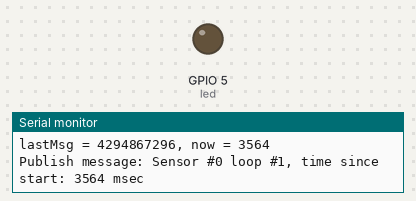
A sketch run on a simulated ESP8266 (NodeMCU). Parts: output pins drawn as LEDs (lit = HIGH), the last lines printed to the serial monitor. WiFi joins after 1.5 s; servers stay silent unless stated; no MQTT or app messages arrive unless stated.

Above: at 3.6 s.
At 63.6 s:
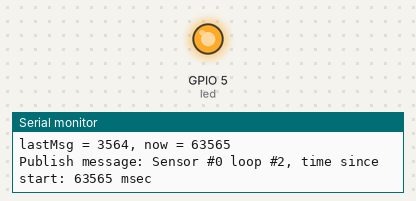
Timing chart, 0 to 125.1 s (numbered marks = the images above):
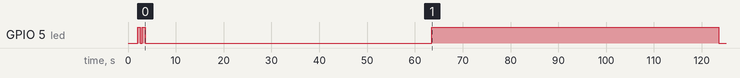

Measured:
- by itself, GPIO 5 (led): goes LOW 0.50 s, HIGH 0.55 s, LOW 60.0 s, HIGH 60.0 s, then LOW

The sketch:

esp8266mqtt.ino
```cpp
/*
 *  esp8266mqtt - sends messages to an MQTT server
 *                Based on the original pubsubclient example.
 *  IMPORTANT: replace WiFi credentials in lines 33 - 35!
 *
 *  ---- cite begin ----
 *  It connects to an MQTT server then:
 *    - publishes "hello world" to the topic "outTopic" every two seconds
 *    - subscribes to the topic "inTopic", printing out any messages
 *      it receives. NB - it assumes the received payloads are strings not binary
 *    - If the first character of the topic "inTopic" is an 1, switch ON the ESP Led,
 *      else switch it off

 *  It will reconnect to the server if the connection is lost using a blocking
 *  reconnect function. See the 'mqtt_reconnect_nonblocking' example for how to
 *  achieve the same result without blocking the main loop.

 *  To install the ESP8266 board, (using Arduino 1.6.4+):
 *    - Add the following 3rd party board manager under
 *         "File -> Preferences -> Additional Boards Manager URLs":
 *         http://arduino.esp8266.com/stable/package_esp8266com_index.json
 *    - Open the "Tools -> Board -> Board Manager" and click install for the ESP8266"
 *    - Select your ESP8266 in "Tools -> Board"
 *  ---- cite end ----
 *
 *  2016-08-24   Andreas Dunker   created
 *
 ************************************************************************/

#include <ESP8266WiFi.h>
#include <PubSubClient.h>

const char* ssid = "SSID";
const char* password = "password";
const char* mqtt_server = "aaa.bbb.ccc.ddd";

WiFiClient   espClient;
PubSubClient client(espClient);
unsigned long lastMsg = -100000; // millis of last message
char msg [256];
int count_value = 0;  // counter for sent messages

const int led = 5;
int ledstate  = LOW;
/*
 *  setup_wifi
 *  ==========
 *  connects to WiFi
 */
void setup_wifi ()
{
    delay(10);
/*
 *  connecting to a WiFi network
 *  ----------------------------
 */
    Serial.println ();
    Serial.print ("Connecting to ");
    Serial.println (ssid);

    WiFi.begin (ssid, password);
/*
 *  loop until connected
 *  --------------------
 *  toggles LED in every loop
 */
    while (WiFi.status () != WL_CONNECTED)
    {
        ledstate = ! ledstate;
        digitalWrite (led, ledstate);
        delay (500);
        Serial.print (".");
    }

    Serial.println ("");
    Serial.println ("WiFi connected");
    Serial.println ("IP address: ");
    Serial.println (WiFi.localIP ());
    digitalWrite (led, LOW);
}

/*
 *  reconnect
 *  =========
 *  connects to MQTT server, if not connected
 */
void reconnect ()
{
    // Loop until we're reconnected
    while (!client.connected())
    {
        digitalWrite (led, HIGH);
        Serial.print ("Attempting MQTT connection...");
        if (client.connect("ESP8266Client")) // try to connect
        {
            Serial.println ("connected");
            // Once connected, publish an announcement...
            client.publish ("out/Reconn", "hello world");
        }
        else
        {
            Serial.print ("failed, rc=");
            Serial.print (client.state());
            Serial.println (" try again in 5 seconds");
            delay(5000);
        }
        digitalWrite (led, LOW);
    }
}

/*
 *  setup
 *  =====
 *  the usual setup function
 */
void setup ()
{
    delay (2000);  // wait to be able to start serial console
    pinMode (led, OUTPUT);
    Serial.begin (115200);
    Serial.println ("######################"); Serial.println ("Starting esp8266mqtt");
    setup_wifi ();
    client.setServer (mqtt_server, 1883);
}

/*
 *  loop
 *  ====
 *  run! Forever!
 */

void loop ()
{
/*
 *  if not connected to MQTT server, then connect
 *  ---------------------------------------------
 */
    if (!client.connected ())
    {
        reconnect ();
    }
    client.loop();
/*
 *  if last message more than a minute ago, send another message
 *  ------------------------------------------------------------
 */
    unsigned long now = millis();
    if (now - lastMsg > 60000)
    {
        Serial.print ("lastMsg = "); Serial.print (lastMsg);
        Serial.print (", now = "); Serial.print (now);
        Serial.println ();
        lastMsg = now;
        ++count_value;
        snprintf (msg, 75, "Sensor #0 loop #%ld, time since start: %ld msec", count_value, millis ());
        Serial.print("Publish message: ");
        Serial.println(msg);
        client.publish("out/Topic", msg);
        ledstate = ! ledstate;
        digitalWrite (led, ledstate);
    }
}
```
